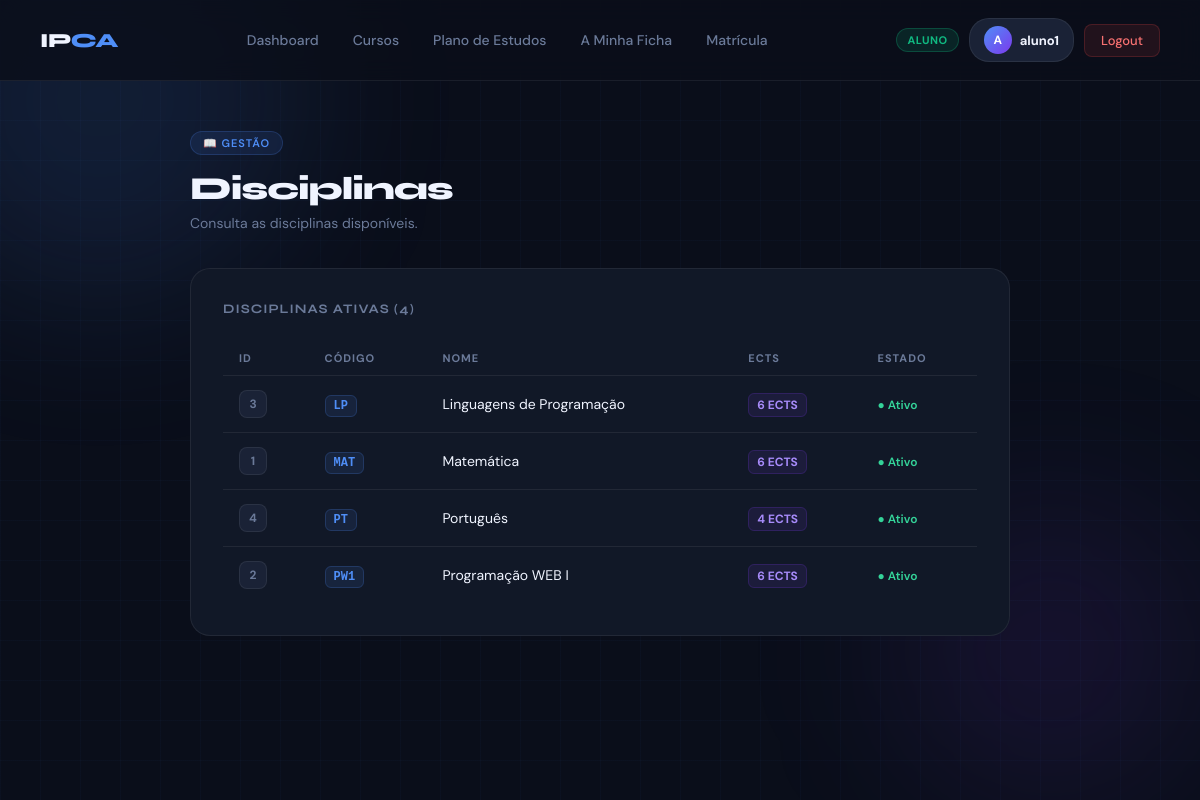
The page /disciplinas.php (signed in) on the database its author committed.
### tables this page shows
CREATE TABLE `disciplinas` (
  `ID` int(11) NOT NULL AUTO_INCREMENT,
  `Nome_disc` text NOT NULL,
  `codigo` varchar(10) DEFAULT NULL,
  `ects` int(11) DEFAULT NULL,
  `ativo` tinyint(1) NOT NULL DEFAULT 1,
  PRIMARY KEY (`ID`)
);

### disciplinas.php (the view, shortened to what this page needs)
<?php
require_once 'config.php';
$isAdmin       = ($_SESSION['grupo'] == 1);
$isGestor      = ($_SESSION['grupo'] == 4);
$podeGerir     = ($isAdmin || $isGestor);
$disc_ativas   = $pdo->query("SELECT * FROM disciplinas WHERE ativo=1 ORDER BY Nome_disc")->fetchAll();
?>
<!DOCTYPE html>
<html lang="pt">
<head>
</head>
<body>
<div class="orb orb-1"></div><div class="orb orb-2"></div>
<?php include 'navbar.php'; ?>
<main>
    <div class="page-header">
        <div class="page-tag">📖 Gestão</div>
        <h1>Disciplinas</h1>
        <p><?= $podeGerir ? 'Cria e gere as unidades curriculares.' : 'Consulta as disciplinas disponíveis.' ?></p>
    </div>
    <div class="box">
        <div class="box-title">Disciplinas Ativas (<?= count($disc_ativas) ?>)</div>
        <?php if (empty($disc_ativas)): ?>
            <p style="color:var(--muted);text-align:center;padding:20px 0">Nenhuma disciplina ativa.</p>
        <?php else: ?>
        <table>
            <tr><th>ID</th><th>Código</th><th>Nome</th><th>ECTS</th><th>Estado</th><?php if ($podeGerir): ?><th>Ações</th><?php endif; ?></tr>
            <?php foreach ($disc_ativas as $row): ?>
            <tr>
                <td><span class="badge"><?= $row['ID'] ?></span></td>
                <td><?= $row['codigo'] ? '<span class="codigo-badge">'.htmlspecialchars($row['codigo']).'</span>' : '<span style="color:var(--muted)">—</span>' ?></td>
                <td><?= htmlspecialchars($row['Nome_disc']) ?></td>
                <td><?= $row['ects'] ? '<span class="ects-badge">'.$row['ects'].' ECTS</span>' : '<span style="color:var(--muted)">—</span>' ?></td>
                <td><span class="status-ativo">● Ativo</span></td>
            </tr>
            <?php endforeach; ?>
        </table>
        <?php endif; ?>
    </div>
</main>
</body>
</html>

### disciplinas.php (style rules this page uses)
:root { --bg:#0a0e1a;--surface:#111827;--surface2:#1a2236;--border:rgba(255,255,255,0.07);--accent:#4f8ef7;--accent2:#7c3aed;--text:#f0f4ff;--muted:#6b7a99 }
* { margin:0;padding:0;box-sizing:border-box }
body { font-family:'DM Sans',sans-serif;background:var(--bg);color:var(--text);min-height:100vh }
body::before { content:'';position:fixed;inset:0;background-image:linear-gradient(rgba(79,142,247,0.03) 1px,transparent 1px),linear-gradient(90deg,rgba(79,142,247,0.03) 1px,transparent 1px);background-size:40px 40px;pointer-events:none;z-index:0 }
.orb { position:fixed;border-radius:50%;filter:blur(80px);pointer-events:none;z-index:0 }
.orb-1 { width:400px;height:400px;background:rgba(79,142,247,0.12);top:-100px;left:-100px }
.orb-2 { width:300px;height:300px;background:rgba(124,58,237,0.1);bottom:0;right:0 }
main { position:relative;z-index:1;max-width:900px;margin:0 auto;padding:50px 40px }
.page-header { margin-bottom:36px;animation:fadeUp 0.4s ease both }
.page-tag { display:inline-flex;align-items:center;gap:6px;background:rgba(79,142,247,0.1);border:1px solid rgba(79,142,247,0.2);color:var(--accent);font-size:11px;font-weight:600;letter-spacing:1px;text-transform:uppercase;padding:4px 12px;border-radius:20px;margin-bottom:14px }
.page-header h1 { font-family:'Syne',sans-serif;font-size:32px;font-weight:800;letter-spacing:-1px;margin-bottom:6px }
.page-header p { color:var(--muted);font-size:14px }
.box { background:var(--surface);border:1px solid var(--border);border-radius:20px;padding:32px;margin-bottom:24px;animation:fadeUp 0.4s 0.1s ease both }
.box-title { font-family:'Syne',sans-serif;font-size:13px;font-weight:700;color:var(--muted);text-transform:uppercase;letter-spacing:1px;margin-bottom:24px }
table { width:100%;border-collapse:collapse }
th { padding:10px 16px;text-align:left;font-size:11px;font-weight:700;color:var(--muted);text-transform:uppercase;letter-spacing:1px;border-bottom:1px solid var(--border) }
td { padding:14px 16px;font-size:14px;border-bottom:1px solid var(--border);vertical-align:middle }
tr:last-child td { border-bottom:none }
.badge { display:inline-flex;align-items:center;justify-content:center;width:28px;height:28px;background:var(--surface2);border:1px solid var(--border);border-radius:8px;font-size:12px;font-weight:700;color:var(--muted) }
.codigo-badge { background:rgba(79,142,247,0.1);color:var(--accent);border:1px solid rgba(79,142,247,0.2);padding:3px 8px;border-radius:6px;font-size:12px;font-weight:700;font-family:monospace }
.ects-badge { background:rgba(124,58,237,0.1);color:#a78bfa;border:1px solid rgba(124,58,237,0.2);padding:3px 8px;border-radius:6px;font-size:12px;font-weight:700 }
.status-ativo { color:#34d399;font-size:12px;font-weight:600 }

### rows shown on the page
disciplinas: ID "3", codigo "LP", Nome_disc "Linguagens de Programação", ects "6"
disciplinas: ID "1", codigo "MAT", Nome_disc "Matemática", ects "6"
disciplinas: ID "4", codigo "PT", Nome_disc "Português", ects "4"
disciplinas: ID "2", codigo "PW1", Nome_disc "Programação WEB I", ects "6"

### other values the page prints
$label "ALUNO"
substr($_SESSION['login'], 0, 1) "A"
$_SESSION['login'] "aluno1"
count($disc_ativas) "4"
